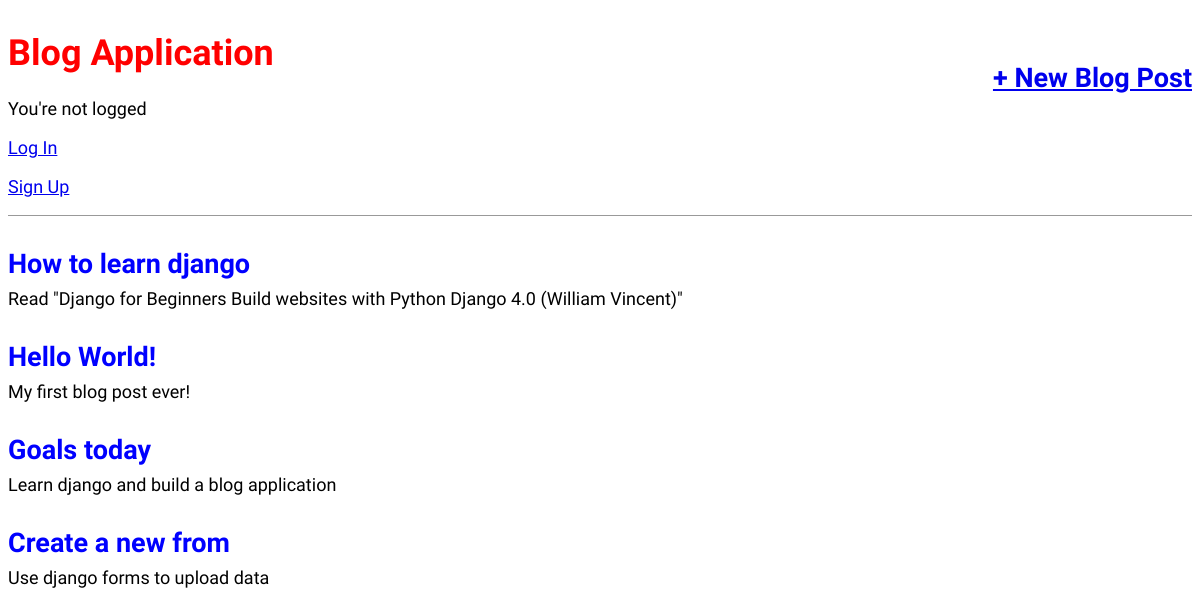
The app's page /, older data.
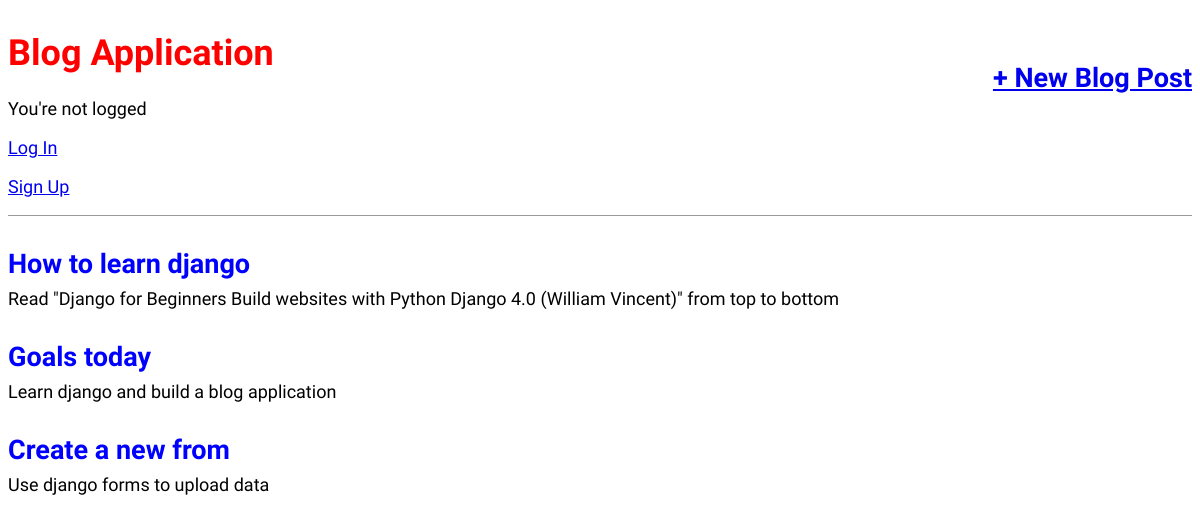
The same page, newer data.
### blog/models.py (models this page shows, shortened)
class Post(models.Model):
    title = models.CharField(max_length=200)
    author = models.ForeignKey(
        "auth.user",
        on_delete=models.CASCADE,
    )
    body = models.TextField()

### blog/views.py (the view)
# urls.py: path("", BlogListView.as_view(), name="home"),
class BlogListView(ListView):
    model = Post
    template_name = "home.html"

### templates/home.html (shortened to what this page needs)
{% extends 'base.html' %}
{% block content %}
{% for post in post_list %}
<div class="post-entry">
    <h2> <a href="{% url 'post_detail' post.pk %}">{{ post.title }}</a></h2>
    <p>{{ post.body }}</p>
</div>
{% endfor %}
{% endblock content %}

Row changes from the older to the newer data that the page shows:
removed Post: title "Hello World!", body "My first blog post ever!"
changed Post "How to learn django": body "Read \"Django for Beginners Build websites with Python Django 4.0 (William Vincent)\"" → "Read \"Django for Beginners Build websites with Python Django 4.0 (William Vincent)\" from top to bottom"
